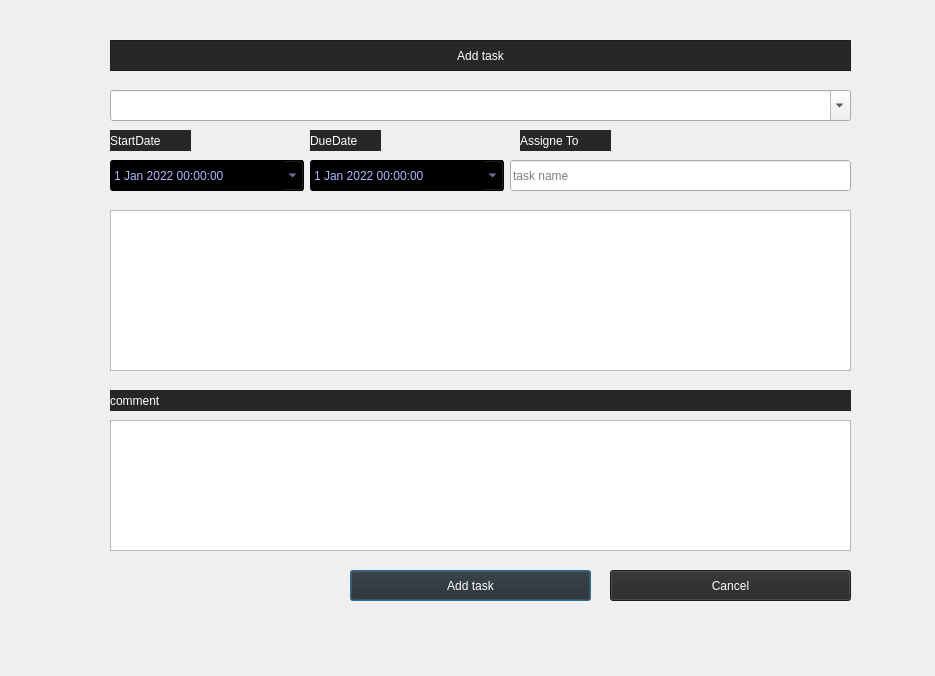
<?xml version="1.0" encoding="UTF-8"?>
<ui version="4.0">
 <class>Dialog</class>
 <widget class="QDialog" name="Dialog">
  <property name="geometry">
   <rect>
    <x>0</x>
    <y>0</y>
    <width>935</width>
    <height>676</height>
   </rect>
  </property>
  <property name="windowTitle">
   <string>Dialog</string>
  </property>
  <property name="sizeGripEnabled">
   <bool>false</bool>
  </property>
  <widget class="QLabel" name="username">
   <property name="geometry">
    <rect>
     <x>110</x>
     <y>40</y>
     <width>741</width>
     <height>31</height>
    </rect>
   </property>
   <property name="styleSheet">
    <string notr="true">background-color: qlineargradient(spread:pad, x1:0, y1:0, x2:1, y2:0, stop:0 rgba(0, 0, 0, 255), stop:1 rgba(255, 255, 255, 255));
background-color: rgb(39, 39, 39);
color: rgb(255, 255, 255);
font: 700 11pt &quot;Times New Roman&quot;;</string>
   </property>
   <property name="frameShape">
    <enum>QFrame::StyledPanel</enum>
   </property>
   <property name="frameShadow">
    <enum>QFrame::Raised</enum>
   </property>
   <property name="text">
    <string>Add task</string>
   </property>
   <property name="alignment">
    <set>Qt::AlignCenter</set>
   </property>
   <property name="wordWrap">
    <bool>false</bool>
   </property>
   <property name="margin">
    <number>2</number>
   </property>
  </widget>
  <widget class="QDateTimeEdit" name="dateTimeEdit">
   <property name="geometry">
    <rect>
     <x>110</x>
     <y>160</y>
     <width>194</width>
     <height>31</height>
    </rect>
   </property>
   <property name="styleSheet">
    <string notr="true">background-color: rgb(0, 0, 0);
color: rgb(178, 183, 255);</string>
   </property>
   <property name="frame">
    <bool>true</bool>
   </property>
   <property name="buttonSymbols">
    <enum>QAbstractSpinBox::NoButtons</enum>
   </property>
   <property name="dateTime">
    <datetime>
     <hour>0</hour>
     <minute>0</minute>
     <second>0</second>
     <year>2022</year>
     <month>1</month>
     <day>1</day>
    </datetime>
   </property>
   <property name="minimumDateTime">
    <datetime>
     <hour>5</hour>
     <minute>30</minute>
     <second>0</second>
     <year>1999</year>
     <month>12</month>
     <day>31</day>
    </datetime>
   </property>
   <property name="maximumTime">
    <time>
     <hour>5</hour>
     <minute>29</minute>
     <second>59</second>
    </time>
   </property>
   <property name="minimumTime">
    <time>
     <hour>5</hour>
     <minute>30</minute>
     <second>0</second>
    </time>
   </property>
   <property name="currentSection">
    <enum>QDateTimeEdit::DaySection</enum>
   </property>
   <property name="calendarPopup">
    <bool>true</bool>
   </property>
   <property name="timeSpec">
    <enum>Qt::LocalTime</enum>
   </property>
  </widget>
  <widget class="QLineEdit" name="TaskNo">
   <property name="geometry">
    <rect>
     <x>510</x>
     <y>160</y>
     <width>341</width>
     <height>31</height>
    </rect>
   </property>
   <property name="sizePolicy">
    <sizepolicy hsizetype="Expanding" vsizetype="Fixed">
     <horstretch>0</horstretch>
     <verstretch>0</verstretch>
    </sizepolicy>
   </property>
   <property name="autoFillBackground">
    <bool>true</bool>
   </property>
   <property name="inputMask">
    <string/>
   </property>
   <property name="text">
    <string/>
   </property>
   <property name="placeholderText">
    <string>task name</string>
   </property>
   <property name="cursorMoveStyle">
    <enum>Qt::LogicalMoveStyle</enum>
   </property>
   <property name="clearButtonEnabled">
    <bool>true</bool>
   </property>
  </widget>
  <widget class="QTextEdit" name="textEditTask">
   <property name="geometry">
    <rect>
     <x>110</x>
     <y>210</y>
     <width>741</width>
     <height>161</height>
    </rect>
   </property>
  </widget>
  <widget class="QLabel" name="label">
   <property name="geometry">
    <rect>
     <x>110</x>
     <y>390</y>
     <width>741</width>
     <height>21</height>
    </rect>
   </property>
   <property name="toolTip">
    <string>&lt;html&gt;&lt;head/&gt;&lt;body&gt;&lt;p align=&quot;center&quot;&gt;comment&lt;/p&gt;&lt;/body&gt;&lt;/html&gt;</string>
   </property>
   <property name="styleSheet">
    <string notr="true">background-color: qlineargradient(spread:pad, x1:0, y1:0, x2:1, y2:0, stop:0 rgba(0, 0, 0, 255), stop:1 rgba(255, 255, 255, 255));
background-color: rgb(39, 39, 39);
color: rgb(255, 255, 255);
font: 700 11pt &quot;Times New Roman&quot;;</string>
   </property>
   <property name="frameShape">
    <enum>QFrame::NoFrame</enum>
   </property>
   <property name="frameShadow">
    <enum>QFrame::Sunken</enum>
   </property>
   <property name="text">
    <string>comment</string>
   </property>
   <property name="margin">
    <number>2</number>
   </property>
  </widget>
  <widget class="QTextEdit" name="CommentEdit">
   <property name="geometry">
    <rect>
     <x>110</x>
     <y>420</y>
     <width>741</width>
     <height>131</height>
    </rect>
   </property>
  </widget>
  <widget class="QPushButton" name="SaveTask">
   <property name="geometry">
    <rect>
     <x>350</x>
     <y>570</y>
     <width>241</width>
     <height>31</height>
    </rect>
   </property>
   <property name="styleSheet">
    <string notr="true">background-color: rgb(39, 39, 39);
color: rgb(255, 255, 255);</string>
   </property>
   <property name="text">
    <string>Add task</string>
   </property>
  </widget>
  <widget class="QPushButton" name="CancleTask">
   <property name="geometry">
    <rect>
     <x>610</x>
     <y>570</y>
     <width>241</width>
     <height>31</height>
    </rect>
   </property>
   <property name="styleSheet">
    <string notr="true">background-color: rgb(39, 39, 39);
color: rgb(255, 255, 255);</string>
   </property>
   <property name="text">
    <string>Cancel</string>
   </property>
  </widget>
  <widget class="QDateTimeEdit" name="dateTimeEdit_2">
   <property name="geometry">
    <rect>
     <x>310</x>
     <y>160</y>
     <width>194</width>
     <height>31</height>
    </rect>
   </property>
   <property name="styleSheet">
    <string notr="true">background-color: rgb(0, 0, 0);
color: rgb(178, 183, 255);</string>
   </property>
   <property name="frame">
    <bool>true</bool>
   </property>
   <property name="buttonSymbols">
    <enum>QAbstractSpinBox::NoButtons</enum>
   </property>
   <property name="dateTime">
    <datetime>
     <hour>0</hour>
     <minute>0</minute>
     <second>0</second>
     <year>2022</year>
     <month>1</month>
     <day>1</day>
    </datetime>
   </property>
   <property name="minimumDateTime">
    <datetime>
     <hour>5</hour>
     <minute>30</minute>
     <second>0</second>
     <year>1999</year>
     <month>12</month>
     <day>31</day>
    </datetime>
   </property>
   <property name="maximumTime">
    <time>
     <hour>5</hour>
     <minute>29</minute>
     <second>59</second>
    </time>
   </property>
   <property name="minimumTime">
    <time>
     <hour>5</hour>
     <minute>30</minute>
     <second>0</second>
    </time>
   </property>
   <property name="currentSection">
    <enum>QDateTimeEdit::DaySection</enum>
   </property>
   <property name="calendarPopup">
    <bool>true</bool>
   </property>
   <property name="timeSpec">
    <enum>Qt::LocalTime</enum>
   </property>
  </widget>
  <widget class="QLabel" name="label_2">
   <property name="geometry">
    <rect>
     <x>110</x>
     <y>130</y>
     <width>81</width>
     <height>21</height>
    </rect>
   </property>
   <property name="toolTip">
    <string>&lt;html&gt;&lt;head/&gt;&lt;body&gt;&lt;p align=&quot;center&quot;&gt;comment&lt;/p&gt;&lt;/body&gt;&lt;/html&gt;</string>
   </property>
   <property name="styleSheet">
    <string notr="true">background-color: qlineargradient(spread:pad, x1:0, y1:0, x2:1, y2:0, stop:0 rgba(0, 0, 0, 255), stop:1 rgba(255, 255, 255, 255));
background-color: rgb(39, 39, 39);
color: rgb(255, 255, 255);
font: 700 11pt &quot;Times New Roman&quot;;</string>
   </property>
   <property name="frameShape">
    <enum>QFrame::NoFrame</enum>
   </property>
   <property name="frameShadow">
    <enum>QFrame::Sunken</enum>
   </property>
   <property name="text">
    <string>StartDate</string>
   </property>
   <property name="margin">
    <number>2</number>
   </property>
  </widget>
  <widget class="QLabel" name="label_3">
   <property name="geometry">
    <rect>
     <x>310</x>
     <y>130</y>
     <width>71</width>
     <height>21</height>
    </rect>
   </property>
   <property name="toolTip">
    <string>&lt;html&gt;&lt;head/&gt;&lt;body&gt;&lt;p align=&quot;center&quot;&gt;comment&lt;/p&gt;&lt;/body&gt;&lt;/html&gt;</string>
   </property>
   <property name="styleSheet">
    <string notr="true">background-color: qlineargradient(spread:pad, x1:0, y1:0, x2:1, y2:0, stop:0 rgba(0, 0, 0, 255), stop:1 rgba(255, 255, 255, 255));
background-color: rgb(39, 39, 39);
color: rgb(255, 255, 255);
font: 700 11pt &quot;Times New Roman&quot;;</string>
   </property>
   <property name="frameShape">
    <enum>QFrame::NoFrame</enum>
   </property>
   <property name="frameShadow">
    <enum>QFrame::Sunken</enum>
   </property>
   <property name="text">
    <string>DueDate</string>
   </property>
   <property name="margin">
    <number>2</number>
   </property>
  </widget>
  <widget class="QLabel" name="label_4">
   <property name="geometry">
    <rect>
     <x>520</x>
     <y>130</y>
     <width>91</width>
     <height>21</height>
    </rect>
   </property>
   <property name="toolTip">
    <string>&lt;html&gt;&lt;head/&gt;&lt;body&gt;&lt;p align=&quot;center&quot;&gt;comment&lt;/p&gt;&lt;/body&gt;&lt;/html&gt;</string>
   </property>
   <property name="styleSheet">
    <string notr="true">background-color: qlineargradient(spread:pad, x1:0, y1:0, x2:1, y2:0, stop:0 rgba(0, 0, 0, 255), stop:1 rgba(255, 255, 255, 255));
background-color: rgb(39, 39, 39);
color: rgb(255, 255, 255);
font: 700 11pt &quot;Times New Roman&quot;;</string>
   </property>
   <property name="frameShape">
    <enum>QFrame::NoFrame</enum>
   </property>
   <property name="frameShadow">
    <enum>QFrame::Sunken</enum>
   </property>
   <property name="text">
    <string>Assigne To</string>
   </property>
   <property name="margin">
    <number>2</number>
   </property>
  </widget>
  <widget class="QComboBox" name="DevloperName">
   <property name="geometry">
    <rect>
     <x>110</x>
     <y>90</y>
     <width>741</width>
     <height>31</height>
    </rect>
   </property>
   <property name="inputMethodHints">
    <set>Qt::ImhEmailCharactersOnly</set>
   </property>
   <property name="editable">
    <bool>true</bool>
   </property>
   <property name="placeholderText">
    <string>Devloper Name</string>
   </property>
  </widget>
 </widget>
 <resources/>
 <connections/>
</ui>
